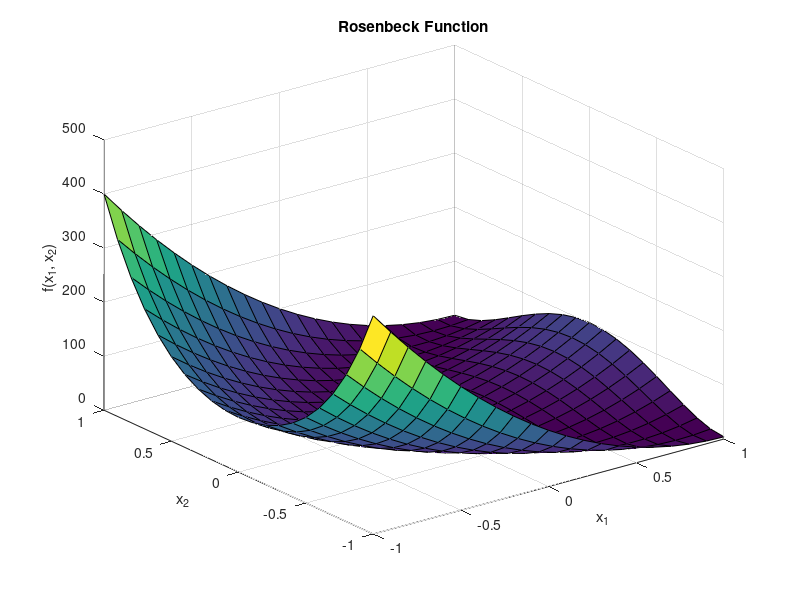

Recreate this plot in MATLAB. (Note: this script raises an error after producing the figure.)
%Rosenbrock function
f = @(x_1, x_2) 100*(x_2 - x_1^2)^2 + (1 - x_1)^2;

% define some bounds to examine this function
a = -1;
b = 1;

% get even steps over this domain
x1 = [a:0.1:b];
x2 = [a:0.1:b];
% preallocate memory for f
f_x1x2 = zeros(length(x1), length(x2));

%analyse the function in this domain
for i=1:length(x1)
    for j=1:length(x2)
        f_x1x2(i, j) = f(x1(i), x2(j));
    end
end

%plot
surf(x1, x2, f_x1x2);
title('Rosenbeck Function')
xlabel('x_1')
ylabel('x_2')
zlabel('f(x_1, x_2)')

% to find minimiser, find where g(x) = 0
min = [1, 1];
% diff f in terms of each variable to get
g = {@(x) -400*x(1) * (x(2) - x(1)^2) - 2*(1 - x(1)); ...
    @(x) 200 * (x(2)- x(1)^2)};

H = {@(x) -400 * x(2) + 1200 * x(1)^2 + 2, @(x) 200; ...
    @(x) -400^x(1), @(x) 200};

g_min = zeros(size(g));
H_min = zeros(size(H));

loops=size(H);

% check the minimum point
for i=1:loops(1);
    g_min(i) = g{i}(min);
    for j=1:loops(2)
        H_min(i, j) = H{i, j}(min);
    end
end

% check we meet criteria
one = g_min(1);
two = g_min(2);

flag1 = 0;
flag2 = 0;
if one == 0 && two == 0
    disp('1st order criteria met')
    flag1 = 1;
end
det_1 = H_min(1,1);
det_2 = H_min(1, 1) * H_min(2, 2) - H_min(1, 2) * H_min(2, 1);

if det_1 >= 0 && det_2 >= 0
    disp('2nd order criteria met')
    flag2 = 2;
end

if flag1 == 1 && flag2 ==2
    str = [num2str(min(1)), ', ', num2str(min(2)), ' is minimiser'];
    disp(join(str))
end




